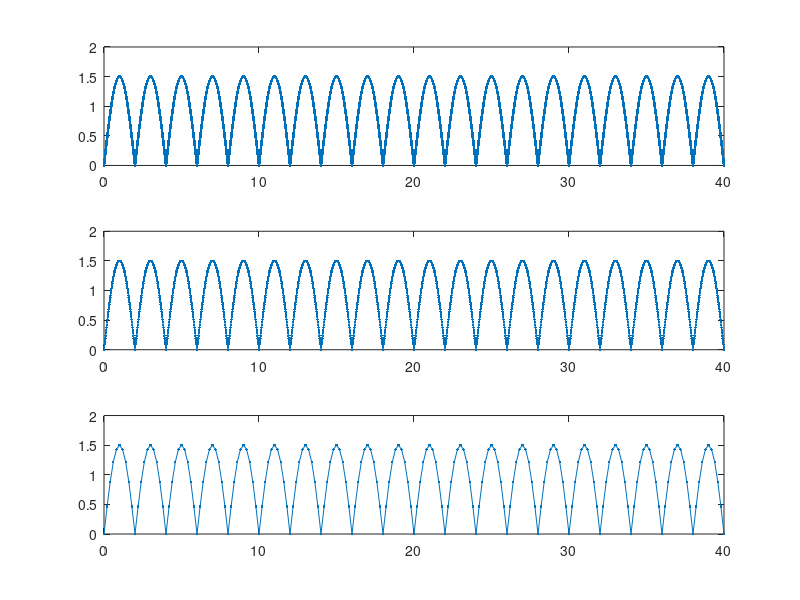

Write MATLAB code to recreate this figure.
T=4; %perioada semnalului
f=1/T; %frecventa
t1=0:0.002:10*T; %rezolutie temporara de 2ms
t2=0:0.02:10*T; %rezolutie temporara de 20ms
t3=0:0.2:10*T; %rezolutie temporara de 200ms
y1=abs(1.5*sin(2*pi*f*t1)); 
y2=abs(1.5*sin(2*pi*f*t2)); 
y3=abs(1.5*sin(2*pi*f*t3)); %1.5 este amplitudinea semnalului

subplot(3,1,1)
plot(t1,y1,'.-')

subplot(3,1,2)
plot(t2,y2,'.-')		

subplot(3,1,3)
plot(t3,y3,'.-')